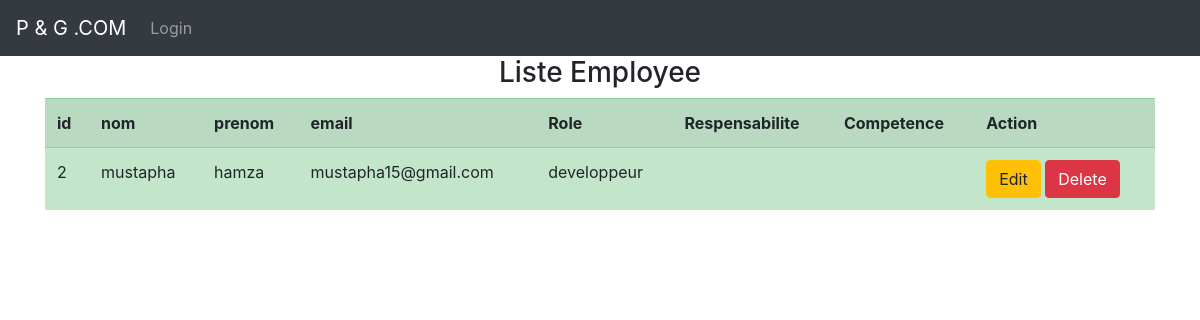
Screenshot of /afficheremp with the database file from the repository.
### website/models.py (models this page shows, shortened)
class Employe(db.Model, UserMixin):
    id = db.Column(db.Integer, primary_key=True, autoincrement=True)
    nom = db.Column(db.String(20))
    prenom = db.Column(db.String(20))
    email = db.Column(db.String(80), unique=True)
    password = db.Column(db.String(50))
    id_role = db.Column(db.Integer, db.ForeignKey(Role.id))
    role = relationship('Role', foreign_keys='Employe.id_role')
    id_respensabilite = db.Column(db.Integer, db.ForeignKey(Respensabilite.id))
    respensabilite = relationship('Respensabilite', foreign_keys='Employe.id_respensabilite')

class Role(db.Model):
    id = db.Column(db.Integer, primary_key=True, autoincrement=True)
    str_role = db.Column(db.String(40))

### website/views.py (the view)
@views.route('/afficheremp')
def index():
    employees = Employe.query.order_by(Employe.id).all()
    employee = list()
    for emp in employees:
        responsabilite = ''
        roles = ''
        if emp.role:
            roles = emp.role.str_role
        if emp.respensabilite:
            responsabilite = emp.respensabilite.str_respensabilite
        emp_dict = {'id':emp.id ,'nom':emp.nom,'prenom':emp.prenom ,'email':emp.email,'role':roles,'respensabilite':responsabilite}
        competences = ''
        empcomp = Employe_competence.query.filter_by(id_employe=emp.id)
        for comp in empcomp:
            competences += ', ' + comp.competence.str_competence
        emp_dict['competences'] = competences
        employee.append(emp_dict)
    return render_template('afficher.html',employee=employee,user=current_user)

### website/templates/afficher.html (shortened to what this page needs)
{% extends "base.html" %} {% block title %}afficher employe{% endblock %}
{% block content %}
    <h3 style="text-align: center;">Liste Employee</h3>
<table class="table table-success table-striped">
    <tr>
        <th>id</th>
        <th>nom</th>
        <th>prenom</th>
        <th>email</th>
        <th>Role</th>
        <th>Respensabilite</th>
        <th>Competence</th>
        <th>Action</th>
    </tr>
{% for emp in employee %}
{% if emp['role'] != "chef de projet" %}
<tr>
    <td>{{ emp['id'] }}</td>
    <td>{{ emp['nom'] }}</td>
    <td>{{ emp['prenom'] }}</td>
    <td>{{ emp['email'] }}</td>
    <td>{{ emp['role'] }}</td>
    <td>{{ emp['respensabilite'] }}</td>
    <td>{{ emp['competences'] }}</td>
    <td>
        <a href="/update/{{emp.id}}" class="btn btn-warning btn-xs" data-toggle="modal" data-target="#modaledit{{emp.id}}">Edit</a>
        <a href="/delete/{{emp.id}}" class="btn btn-danger btn-xs" onclick="confirm('Are You Sure To Delete ?')">Delete</a>
    </td>
</tr>
{% endif %}
{% endfor %}
</table>
{% endblock %}

### rows the page displays
Employe: nom "mustapha", prenom "hamza", email "mustapha15@gmail.com"
Role: role "developpeur"

### other values shown
{{ emp['id'] }} "2"
